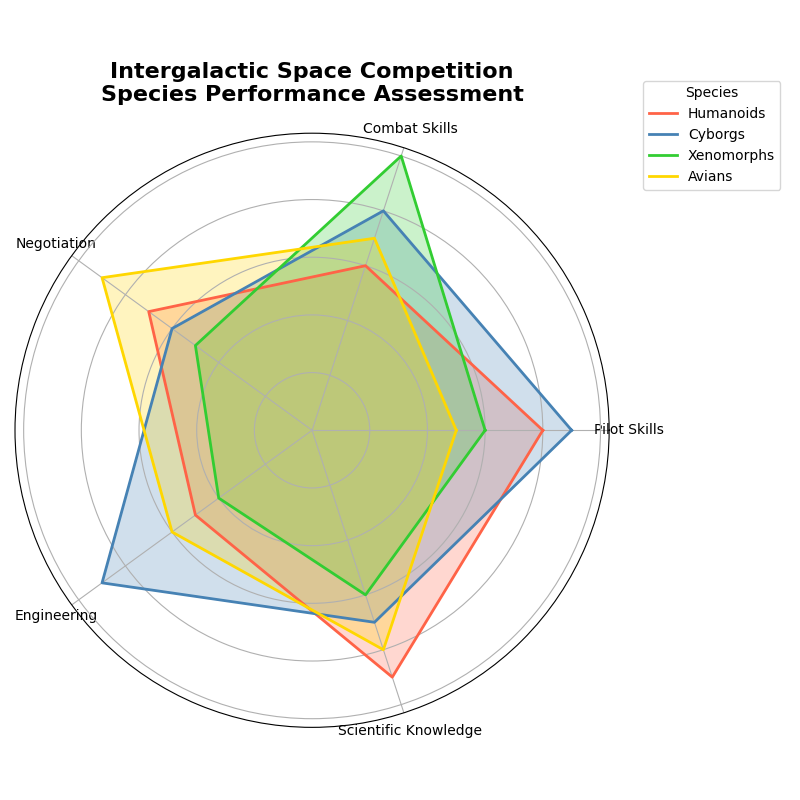

Source code (Python):
import numpy as np
import matplotlib.pyplot as plt

# Backstory: The radar chart is for assessing the performance of different species in an intergalactic space competition across various skills.

# List of skills and species names
skills = ['Pilot Skills', 'Combat Skills', 'Negotiation', 'Engineering', 'Scientific Knowledge']
species = ['Humanoids', 'Cyborgs', 'Xenomorphs', 'Avians']

# Data representing the performance of each species in different skills
performance = np.array([
    [8, 6, 7, 5, 9],  # Humanoids
    [9, 8, 6, 9, 7],  # Cyborgs
    [6, 10, 5, 4, 6], # Xenomorphs
    [5, 7, 9, 6, 8]   # Avians
])

num_skills = len(skills)

# Function to create a radar chart
def create_radar_chart(title, labels, data, categories):
    # Calculate angles for each skill
    angles = np.linspace(0, 2 * np.pi, num_skills, endpoint=False).tolist()
    angles += angles[:1]  # Complete the circle

    # Extend data for closure
    data = np.concatenate((data, data[:, [0]]), axis=1)

    # Initialize the plot
    fig, ax = plt.subplots(figsize=(8, 8), subplot_kw=dict(polar=True))

    # Plot each species' data
    colors = ['#FF6347', '#4682B4', '#32CD32', '#FFD700']
    for idx, (d, color) in enumerate(zip(data, colors)):
        ax.fill(angles, d, color=color, alpha=0.25)
        ax.plot(angles, d, color=color, linewidth=2, label=categories[idx])

    # Customize the radar chart
    ax.set_yticklabels([])
    ax.set_xticks(angles[:-1])
    ax.set_xticklabels(labels, fontsize=10)

    # Add title and legend
    plt.title(title, size=16, fontweight='bold', pad=20, va='bottom')
    plt.legend(loc='upper right', bbox_to_anchor=(1.3, 1.1), title="Species")

    # Automatically adjust layout
    plt.tight_layout()

    # Display the plot
    plt.show()

# Call the function with the data
create_radar_chart(
    "Intergalactic Space Competition\nSpecies Performance Assessment",
    skills, performance, species
)
